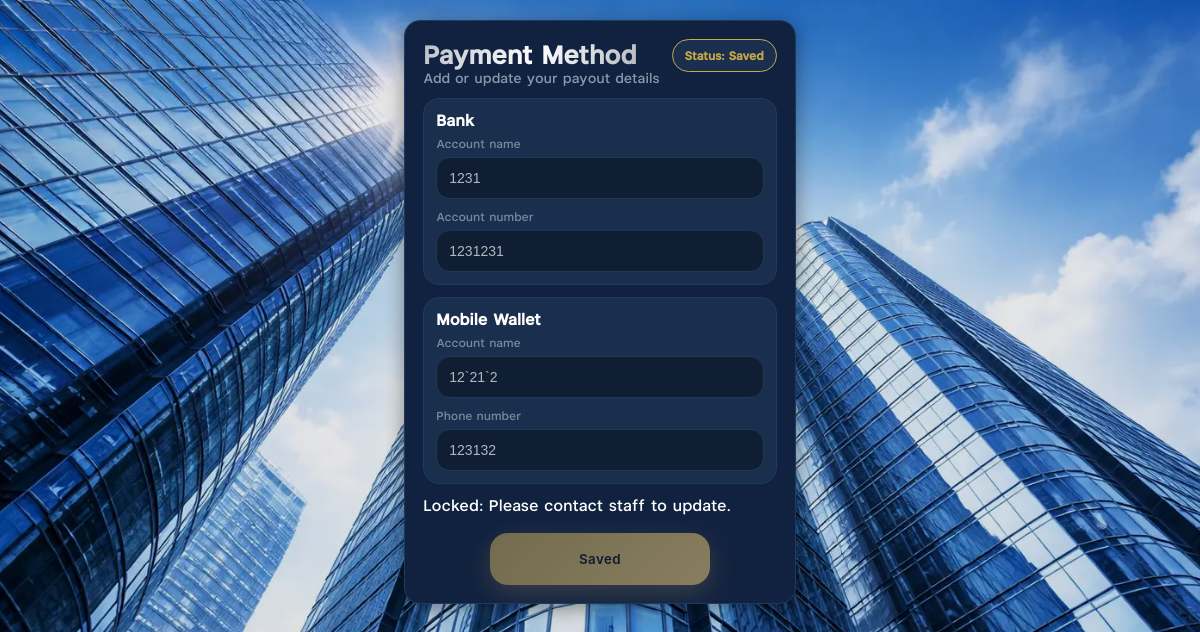
/payment-method/ (signed in), run on the app's committed database.
### accounts/models.py (models this page shows, shortened)
class PaymentMethod(models.Model):
    user = models.OneToOneField(
        settings.AUTH_USER_MODEL,
        on_delete=models.CASCADE,
        related_name="payment_method"
    )
    wallet_name = models.CharField(max_length=120, blank=True)
    wallet_phone = models.CharField(max_length=40, blank=True)
    bank_name = models.CharField(max_length=120, blank=True)
    bank_account = models.CharField(max_length=80, blank=True)
    paypal_email = models.EmailField(blank=True)
    locked = models.BooleanField(default=False)
    created_at = models.DateTimeField(auto_now_add=True)
    updated_at = models.DateTimeField(auto_now=True)

### accounts/views.py (the view, shortened to what this page needs)
# urls.py: path("payment-method/", views.payment_method_view, name="payment_method"),
@login_required(login_url="login")
def payment_method_view(request):
    obj, _ = PaymentMethod.objects.get_or_create(user=request.user)
    if request.method == "POST" and obj.locked:
        messages.error(request, "Locked. Please contact staff to update.")
        form = PaymentMethodForm(instance=obj)
        return render(request, "payment_method.html", {"form": form, "locked": True, "saved": True})
    form = PaymentMethodForm(instance=obj)
    saved = bool(obj.wallet_name or obj.wallet_phone or obj.bank_name or obj.bank_account or obj.paypal_email)
    return render(request, "payment_method.html", {"form": form, "locked": obj.locked, "saved": saved})

### accounts/forms.py (shortened to what this page needs)
class PaymentMethodForm(forms.ModelForm):
    class Meta:
        model = PaymentMethod
        fields = ["bank_name", "bank_account", "wallet_name", "wallet_phone", "paypal_email"]

### templates/payment_method.html (shortened to what this page needs)
{% extends "base.html" %}
{% block content %}
    <div class="cardx">
    <div style="display:flex; align-items:flex-start; justify-content:space-between; gap:12px; margin-bottom:10px;">
      <div>
        <h2 style="margin:0;font-size:26px;font-weight:950;">
          <span class="silver-run">Payment Method</span>
        </h2>
        <div class="muted">Add or update your payout details</div>
      </div>
      <span class="badge">
        Status:
        {% if saved %}Saved{% else %}Not set{% endif %}
      </span>
    </div>
<form method="post" id="pmForm">
      <div class="pm-section {% if saved %}pm-locked{% endif %}">
        <div class="pm-title">Bank</div>
        <div style="display:grid;gap:10px;">
          <div>
            <div class="muted" style="font-size:12px;margin-bottom:6px;">Account name</div>
            {{ form.bank_name }}
          </div>
          <div>
            <div class="muted" style="font-size:12px;margin-bottom:6px;">Account number</div>
            {{ form.bank_account }}
          </div>
        </div>
      </div>
      <div class="pm-section {% if saved %}pm-locked{% endif %}">
        <div class="pm-title">Mobile Wallet</div>
        <div style="display:grid;gap:10px;">
          <div>
            <div class="muted" style="font-size:12px;margin-bottom:6px;">Account name</div>
            {{ form.wallet_name }}
          </div>
          <div>
            <div class="muted" style="font-size:12px;margin-bottom:6px;">Phone number</div>
            {{ form.wallet_phone }}
          </div>
        </div>
      </div>
      {% if locked %}
        <div class="lock-note">Locked: Please contact staff to update.</div>
      {% endif %}
      <div class="bottom-nav">
  <div class="nav-inner">
    {% if locked %}
      <button class="nav-btn primary" type="button" disabled>Saved</button>
    {% else %}
      <button class="nav-btn primary" type="submit">Save</button>
    {% endif %}
  </div>
</div>
    </form>
  </div>
</div>
  {% endblock %}

### templates/payment_method.html (style rules this page uses)
.cardx { position: relative; background: #112240 !important; border-radius: 18px; padding: 18px; backdrop-filter: none !important; -webkit-backdrop-filter: none !important; border: 1px solid #1E3A5F !important; box-shadow: 0 4px 20px rgba(0,0,0,0.4) !important; opacity: 1 !important; overflow: hidden; margin-bottom: 12px; }
.muted { color: #8899AA; }
.badge { display:inline-flex; align-items:center; gap:8px; padding: 8px 12px; border-radius: 999px; font-weight: 900; font-size: 12px; border: 1px solid #C9A84C; background: #1A2F4E; color: #C9A84C; white-space: nowrap; opacity: 1; }
.pm-section { margin:12px 0; padding:12px; border-radius:16px; border:1px solid #1E3A5F; background: #1A2F4E; opacity: 1; }
.pm-title { font-weight:950; margin-bottom:6px; color:#fff; }
.pm-section input, .pm-section select, .pm-section textarea { width:100%; box-sizing:border-box; padding: 12px 12px; border-radius: 14px; border: 1px solid #1E3A5F; background: #0A1628; color:#fff; outline:none; opacity:1; }
.pm-locked input, .pm-locked select, .pm-locked textarea { pointer-events: none; opacity: .65; filter: grayscale(.15); }
.pm-locked .muted { opacity: .85; }
.pm-section input::placeholder { color: #8899AA; }
.bottom-nav { position: static; transform: none; left: auto; bottom: auto; z-index: auto; width: 100%; margin-top: 18px; padding: 0; background: transparent; border: 0; border-radius: 0; box-shadow: none; }
.nav-inner { display:flex; justify-content:center; }
.nav-btn { flex: 1 1 0; display:flex; align-items:center; justify-content:center; height: 52px; border-radius: 18px; border: none !important; background: linear-gradient(135deg, #C9A84C, #F0C96B); color: #0A1628; text-decoration:none; font-weight:950; letter-spacing:.04em; opacity:1; box-shadow: 0 8px 24px rgba(201,168,76,.4); }
.nav-btn:disabled { opacity:.55; cursor:not-allowed; filter: grayscale(.15); }
.nav-inner .nav-btn { flex: 0 0 auto; min-width: 220px; max-width: 280px; width: 60%; }

### data on the page
PaymentMethod: bank_name "1231", bank_account "1231231", wallet_name "12`21`2", wallet_phone "123132"
